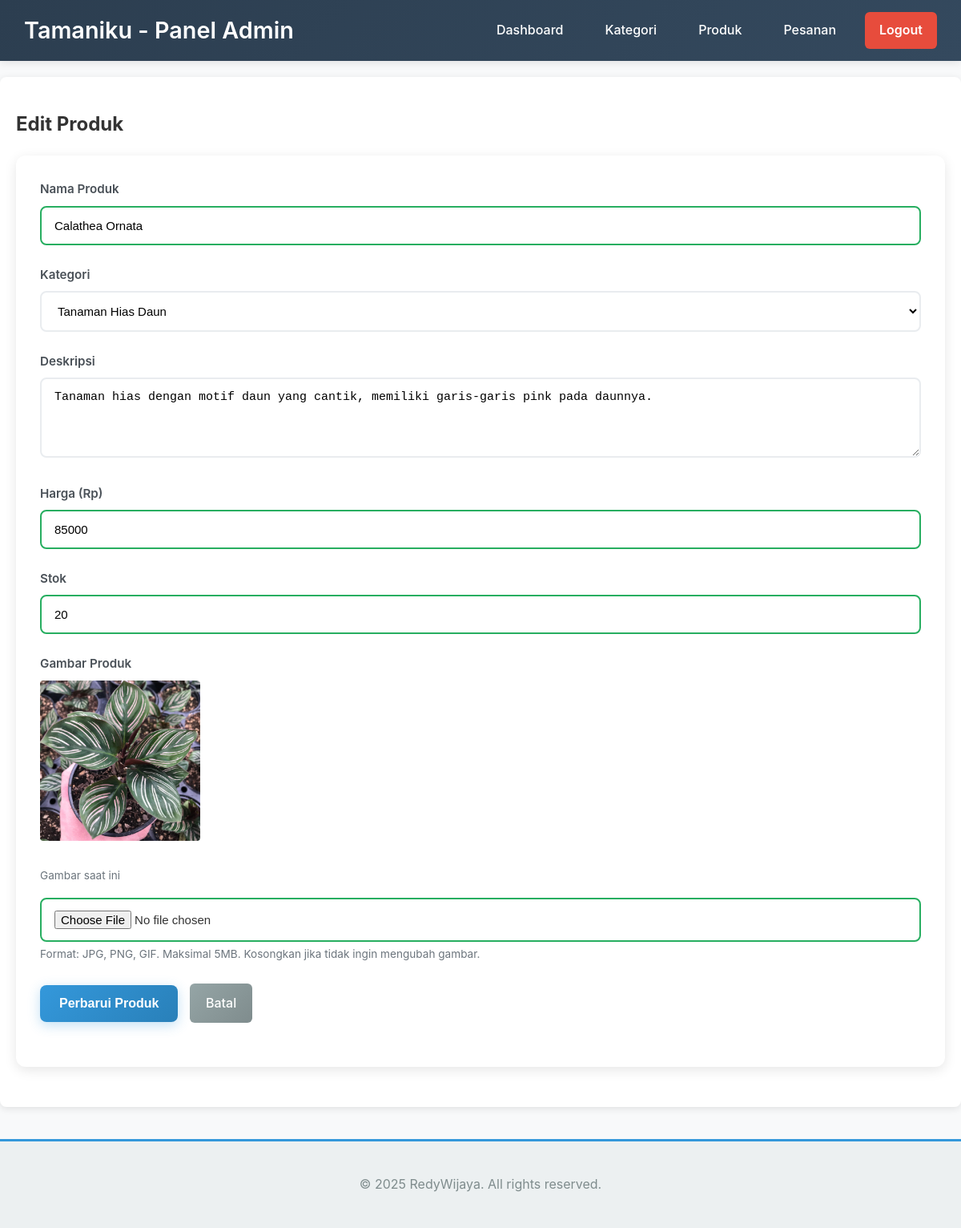
Page /admin/produk_edit.php?id=4 (signed in) on the committed database.
### tables this page shows
CREATE TABLE `produk` (
  `id` int(11) NOT NULL AUTO_INCREMENT,
  `id_kategori` int(11) NOT NULL,
  `nama_produk` varchar(255) NOT NULL,
  `deskripsi` text DEFAULT NULL,
  `harga` int(11) NOT NULL,
  `stok` int(11) NOT NULL DEFAULT 0,
  `gambar` varchar(255) DEFAULT NULL,
  `created_at` timestamp NOT NULL DEFAULT current_timestamp(),
  PRIMARY KEY (`id`),
  KEY `id_kategori` (`id_kategori`),
  CONSTRAINT `produk_ibfk_1` FOREIGN KEY (`id_kategori`) REFERENCES `kategori` (`id`) ON DELETE CASCADE
);

CREATE TABLE `kategori` (
  `id` int(11) NOT NULL AUTO_INCREMENT,
  `nama_kategori` varchar(150) NOT NULL,
  PRIMARY KEY (`id`)
);

### admin/produk_edit.php (the view, shortened to what this page needs)
<?php
include '../templates/header_admin.php';
$produk = null;
$id = $_GET['id'] ?? '';
try {
    $stmt = $conn->prepare("SELECT * FROM produk WHERE id = ?");
    $stmt->bind_param("i", $id);
    $stmt->execute();
    $result = $stmt->get_result();
    $produk = $result->fetch_assoc();
} catch (Exception $e) {
    $error = "Gagal mengambil data produk: " . $e->getMessage();
}
$kategori_list = $conn->query("SELECT * FROM kategori ORDER BY nama_kategori ASC");
?>
<h2>Edit Produk</h2>
<?php if ($produk): ?>
<form action="produk_edit.php?id=<?php echo $id; ?>" method="post" enctype="multipart/form-data" class="form-container">
    <div class="form-group">
        <label for="nama_produk">Nama Produk</label>
        <input type="text" id="nama_produk" name="nama_produk" required
               value="<?php echo htmlspecialchars($produk['nama_produk']); ?>">
    </div>
    <div class="form-group">
        <label for="id_kategori">Kategori</label>
        <select id="id_kategori" name="id_kategori" required>
            <?php while ($kat = $kategori_list->fetch_assoc()): ?>
                <option value="<?php echo $kat['id']; ?>"
                        <?php echo ($produk['id_kategori'] == $kat['id']) ? 'selected' : ''; ?>>
                    <?php echo htmlspecialchars($kat['nama_kategori']); ?>
                </option>
            <?php endwhile; ?>
        </select>
    </div>
    <div class="form-group">
        <label for="deskripsi">Deskripsi</label>
        <textarea id="deskripsi" name="deskripsi" rows="4"
                  placeholder="Masukkan deskripsi produk (opsional)"><?php echo htmlspecialchars($produk['deskripsi']); ?></textarea>
    </div>
    <div class="form-group">
        <label for="harga">Harga (Rp)</label>
        <input type="number" id="harga" name="harga" required min="0" step="1000"
               value="<?php echo $produk['harga']; ?>"
               placeholder="Contoh: 50000">
    </div>
    <div class="form-group">
        <label for="stok">Stok</label>
        <input type="number" id="stok" name="stok" required min="0"
               value="<?php echo $produk['stok']; ?>"
               placeholder="Contoh: 10">
    </div>
    <div class="form-group">
        <label for="gambar">Gambar Produk</label>
        <?php if ($produk['gambar']): ?>
            <div class="current-image">
                <img src="../uploads/<?php echo htmlspecialchars($produk['gambar']); ?>"
                     alt="<?php echo htmlspecialchars($produk['nama_produk']); ?>"
                     style="max-width: 200px; margin-bottom: 10px; border-radius: 4px;">
                <p><small>Gambar saat ini</small></p>
            </div>
        <?php endif; ?>
        <input type="file" id="gambar" name="gambar" accept="image/*">
        <small>Format: JPG, PNG, GIF. Maksimal 5MB. Kosongkan jika tidak ingin mengubah gambar.</small>
    </div>
    <div class="form-group">
        <button type="submit">Perbarui Produk</button>
        <a href="produk.php" class="btn-cancel">Batal</a>
    </div>
</form>
<?php else: ?>
    <p>Produk tidak ditemukan.</p>
    <a href="produk.php" class="btn-cancel">Kembali ke Daftar Produk</a>
<?php endif; ?>
<?php include '../templates/footer_admin.php'; ?>

### assets/css/style.css (style rules this page uses)
body { font-family: -apple-system, BlinkMacSystemFont, 'Segoe UI', Roboto, Oxygen, Ubuntu, Cantarell, sans-serif; margin: 0; background-color: #f8f9fa; color: #333; line-height: 1.6; }
a { text-decoration: none; color: #007bff; transition: color 0.3s ease; }
.form-container { background: #fff; padding: 30px; border-radius: 12px; box-shadow: 0 4px 15px rgba(0,0,0,0.1); margin-bottom: 30px; }
.form-group { margin-bottom: 25px; }
.form-group label { display: block; margin-bottom: 8px; font-weight: 600; color: #495057; font-size: 0.95em; }
.form-group input, .form-group textarea, .form-group select { width: 100%; padding: 14px 16px; box-sizing: border-box; border: 2px solid #e9ecef; border-radius: 8px; font-size: 15px; transition: all 0.3s ease; background-color: #fff; }
.form-group input:valid { border-color: #27ae60; }
.form-group small { color: #6c757d; font-size: 0.85em; margin-top: 5px; display: block; }
button, .btn-tambah { background: linear-gradient(135deg, #3498db 0%, #2980b9 100%); color: white; padding: 14px 24px; border: none; cursor: pointer; border-radius: 8px; font-size: 16px; font-weight: 600; transition: all 0.3s ease; text-decoration: none; display: inline-block; box-shadow: 0 4px 15px rgba(52, 152, 219, 0.3); position: relative; overflow: hidden; }
.btn-cancel { background: linear-gradient(135deg, #95a5a6 0%, #7f8c8d 100%); color: white; padding: 12px 20px; border: none; border-radius: 6px; text-decoration: none; display: inline-block; margin-left: 10px; transition: all 0.3s ease; font-weight: 500; }

### rows in the picture
produk: nama_produk "Calathea Ornata", id_kategori "Tanaman Hias Daun", deskripsi "Tanaman hias dengan motif daun yang cantik, memiliki garis-garis pink pada daunnya.", harga "85000", stok "20", gambar (picture)
